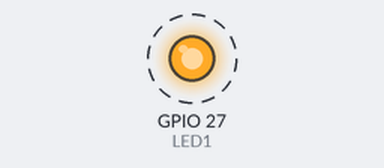
A sketch run on a simulated ESP32. Parts: output pins drawn as LEDs (lit = HIGH). Dashed ring = blinking. What the sketch prints to the serial monitor is not drawn.

Above: at 0.2 s.
Timing chart, 0 to 3.0 s (numbered marks = the images above):
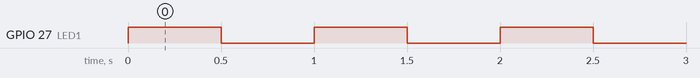

Measured:
- by itself, GPIO 27 (LED1): alternates HIGH for 0.50 s and LOW for 0.50 s

The sketch:

ESP32_BLINK.ino
```cpp
#define LED1 27

void setup() {
  Serial.begin(115200);
  pinMode(LED1, OUTPUT);
}

// the loop function runs over and over again forever
void loop() {
  Serial.print("This Task runs on Core: ");
  Serial.println(xPortGetCoreID());

  digitalWrite(LED1, HIGH);
  delay(500);
  digitalWrite(LED1, LOW);
  delay(500);
}
```
